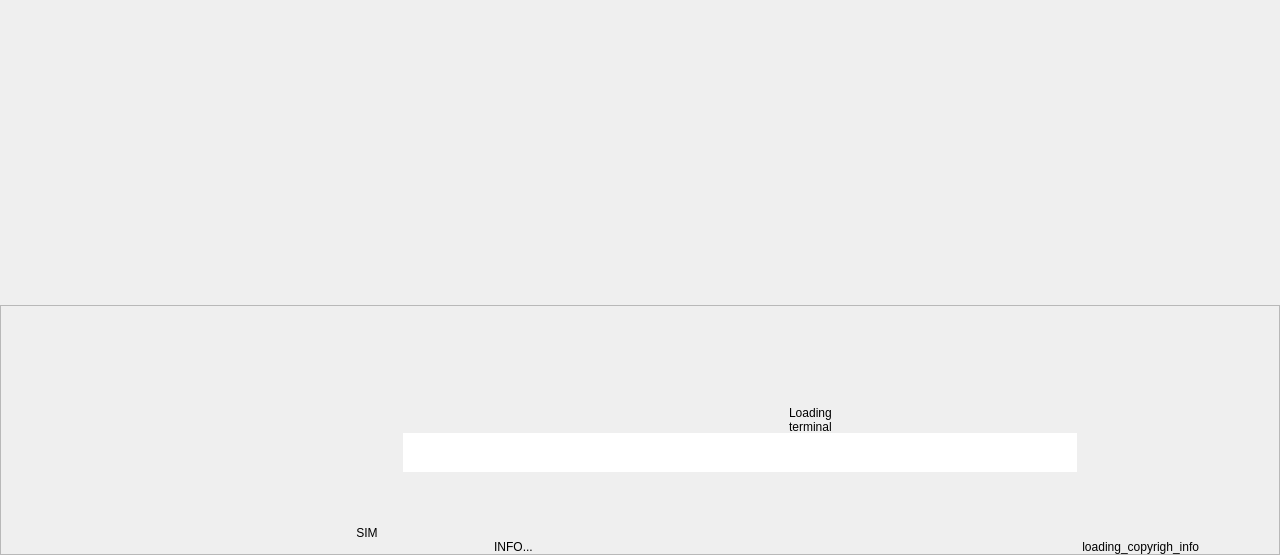
<?xml version="1.0" encoding="UTF-8"?>
<ui version="4.0">
    <class>LoadingGprsForm</class>
    <widget class="QWidget" name="LoadingGprsForm">
        <property name="geometry">
            <rect>
                <x>0</x>
                <y>0</y>
                <width>1280</width>
                <height>555</height>
            </rect>
        </property>
        <property name="windowTitle">
            <string>Form</string>
        </property>
        <layout class="QVBoxLayout" name="verticalLayout_2">
            <property name="margin">
                <number>0</number>
            </property>
            <item>
                <widget class="QWidget" name="w_loadingGprsForm" native="true">
                    <property name="styleSheet">
                        <string notr="true" />
                    </property>
                    <layout class="QVBoxLayout" name="verticalLayout_3" stretch="0,1">
                        <property name="margin">
                            <number>0</number>
                        </property>
                        <item>
                            <spacer name="verticalSpacer_4">
                                <property name="orientation">
                                    <enum>Qt::Vertical</enum>
                                </property>
                                <property name="sizeHint" stdset="0">
                                    <size>
                                        <width>20</width>
                                        <height>40</height>
                                    </size>
                                </property>
                            </spacer>
                        </item>
                        <item>
                            <layout class="QHBoxLayout" name="horizontalLayout_5">
                                <property name="margin">
                                    <number>0</number>
                                </property>
                                <item>
                                    <widget class="QWidget" name="w_searchDevicesForm" native="true">
                                        <property name="styleSheet">
                                            <string notr="true" />
                                        </property>
                                        <layout class="QVBoxLayout" name="verticalLayout_10"
                                            stretch="1,0,0">
                                            <property name="margin">
                                                <number>0</number>
                                            </property>
                                            <item>
                                                <layout class="QHBoxLayout"
                                                    name="horizontalLayout_12">
                                                    <property name="margin">
                                                        <number>4</number>
                                                    </property>
                                                    <item>
                                                        <widget class="QLabel"
                                                            name="loading_devices_logo">
                                                            <property name="minimumSize">
                                                                <size>
                                                                    <width>865</width>
                                                                    <height>277</height>
                                                                </size>
                                                            </property>
                                                            <property name="styleSheet">
                                                                <string notr="true" />
                                                            </property>
                                                            <property name="text">
                                                                <string />
                                                            </property>
                                                        </widget>
                                                    </item>
                                                </layout>
                                            </item>
                                            <item>
                                                <spacer name="verticalSpacer_8">
                                                    <property name="orientation">
                                                        <enum>Qt::Vertical</enum>
                                                    </property>
                                                    <property name="sizeHint" stdset="0">
                                                        <size>
                                                            <width>20</width>
                                                            <height>40</height>
                                                        </size>
                                                    </property>
                                                </spacer>
                                            </item>
                                            <item>
                                                <widget class="QFrame" name="frame_3">
                                                    <property name="minimumSize">
                                                        <size>
                                                            <width>0</width>
                                                            <height>250</height>
                                                        </size>
                                                    </property>
                                                    <property name="maximumSize">
                                                        <size>
                                                            <width>16777215</width>
                                                            <height>250</height>
                                                        </size>
                                                    </property>
                                                    <property name="frameShape">
                                                        <enum>QFrame::StyledPanel</enum>
                                                    </property>
                                                    <property name="frameShadow">
                                                        <enum>QFrame::Raised</enum>
                                                    </property>
                                                    <layout class="QVBoxLayout"
                                                        name="verticalLayout_11">
                                                        <property name="margin">
                                                            <number>0</number>
                                                        </property>
                                                        <item>
                                                            <layout class="QVBoxLayout"
                                                                name="verticalLayout_12">
                                                                <property name="spacing">
                                                                    <number>0</number>
                                                                </property>
                                                                <property name="bottomMargin">
                                                                    <number>0</number>
                                                                </property>
                                                                <item>
                                                                    <layout class="QHBoxLayout"
                                                                        name="horizontalLayout_13">
                                                                        <property name="leftMargin">
                                                                            <number>200</number>
                                                                        </property>
                                                                        <property name="rightMargin">
                                                                            <number>200</number>
                                                                        </property>
                                                                        <item>
                                                                            <widget class="QLabel"
                                                                                name="lblProgress">
                                                                                <property
                                                                                    name="minimumSize">
                                                                                    <size>
                                                                                        <width>0</width>
                                                                                        <height>20</height>
                                                                                    </size>
                                                                                </property>
                                                                                <property
                                                                                    name="text">
                                                                                    <string />
                                                                                </property>
                                                                                <property
                                                                                    name="alignment">
                                                                                    <set>
                                                                                        Qt::AlignCenter</set>
                                                                                </property>
                                                                            </widget>
                                                                        </item>
                                                                    </layout>
                                                                </item>
                                                                <item>
                                                                    <layout class="QVBoxLayout"
                                                                        name="verticalLayout">
                                                                        <property name="spacing">
                                                                            <number>6</number>
                                                                        </property>
                                                                        <property name="topMargin">
                                                                            <number>6</number>
                                                                        </property>
                                                                        <property
                                                                            name="bottomMargin">
                                                                            <number>0</number>
                                                                        </property>
                                                                        <item>
                                                                            <spacer
                                                                                name="verticalSpacer_2">
                                                                                <property
                                                                                    name="orientation">
                                                                                    <enum>
                                                                                        Qt::Vertical</enum>
                                                                                </property>
                                                                                <property
                                                                                    name="sizeHint"
                                                                                    stdset="0">
                                                                                    <size>
                                                                                        <width>20</width>
                                                                                        <height>40</height>
                                                                                    </size>
                                                                                </property>
                                                                            </spacer>
                                                                        </item>
                                                                        <item>
                                                                            <layout
                                                                                class="QHBoxLayout"
                                                                                name="horizontalLayout_3">
                                                                                <property
                                                                                    name="spacing">
                                                                                    <number>8</number>
                                                                                </property>
                                                                                <item>
                                                                                    <spacer
                                                                                        name="horizontalSpacer_4">
                                                                                        <property
                                                                                            name="orientation">
                                                                                            <enum>
                                                                                                Qt::Horizontal</enum>
                                                                                        </property>
                                                                                        <property
                                                                                            name="sizeType">
                                                                                            <enum>
                                                                                                QSizePolicy::Fixed</enum>
                                                                                        </property>
                                                                                        <property
                                                                                            name="sizeHint"
                                                                                            stdset="0">
                                                                                            <size>
                                                                                                <width>
                                                                                                    66</width>
                                                                                                <height>
                                                                                                    20</height>
                                                                                            </size>
                                                                                        </property>
                                                                                    </spacer>
                                                                                </item>
                                                                                <item>
                                                                                    <spacer
                                                                                        name="horizontalSpacer_3">
                                                                                        <property
                                                                                            name="orientation">
                                                                                            <enum>
                                                                                                Qt::Horizontal</enum>
                                                                                        </property>
                                                                                        <property
                                                                                            name="sizeType">
                                                                                            <enum>
                                                                                                QSizePolicy::Fixed</enum>
                                                                                        </property>
                                                                                        <property
                                                                                            name="sizeHint"
                                                                                            stdset="0">
                                                                                            <size>
                                                                                                <width>
                                                                                                    66</width>
                                                                                                <height>
                                                                                                    20</height>
                                                                                            </size>
                                                                                        </property>
                                                                                    </spacer>
                                                                                </item>
                                                                            </layout>
                                                                        </item>
                                                                        <item>
                                                                            <layout
                                                                                class="QHBoxLayout"
                                                                                name="horizontalLayout">
                                                                                <property
                                                                                    name="spacing">
                                                                                    <number>6</number>
                                                                                </property>
                                                                                <property
                                                                                    name="leftMargin">
                                                                                    <number>400</number>
                                                                                </property>
                                                                                <property
                                                                                    name="rightMargin">
                                                                                    <number>200</number>
                                                                                </property>
                                                                                <item>
                                                                                    <layout
                                                                                        class="QVBoxLayout"
                                                                                        name="verticalLayout_4">
                                                                                        <item>
                                                                                            <widget
                                                                                                class="QWidget"
                                                                                                name="divLoadingGprsContent"
                                                                                                native="true">
                                                                                                <property
                                                                                                    name="minimumSize">
                                                                                                    <size>
                                                                                                        <width>
                                                                                                            0</width>
                                                                                                        <height>
                                                                                                            80</height>
                                                                                                    </size>
                                                                                                </property>
                                                                                                <property
                                                                                                    name="maximumSize">
                                                                                                    <size>
                                                                                                        <width>
                                                                                                            16777215</width>
                                                                                                        <height>
                                                                                                            80</height>
                                                                                                    </size>
                                                                                                </property>
                                                                                                <layout
                                                                                                    class="QVBoxLayout"
                                                                                                    name="verticalLayout_5">
                                                                                                    <property
                                                                                                        name="spacing">
                                                                                                        <number>
                                                                                                            2</number>
                                                                                                    </property>
                                                                                                    <property
                                                                                                        name="margin">
                                                                                                        <number>
                                                                                                            2</number>
                                                                                                    </property>
                                                                                                    <item>
                                                                                                        <widget
                                                                                                            class="QLabel"
                                                                                                            name="loading_gprs_info">
                                                                                                            <property
                                                                                                                name="text">
                                                                                                                <string>
                                                                                                                    Loading
                                                                                                                    terminal
                                                                                                                    interfaces..</string>
                                                                                                            </property>
                                                                                                        </widget>
                                                                                                    </item>
                                                                                                    <item>
                                                                                                        <widget
                                                                                                            class="QTextBrowser"
                                                                                                            name="lblcommentInfoGprs">
                                                                                                            <property
                                                                                                                name="minimumSize">
                                                                                                                <size>
                                                                                                                    <width>
                                                                                                                        0</width>
                                                                                                                    <height>
                                                                                                                        40</height>
                                                                                                                </size>
                                                                                                            </property>
                                                                                                            <property
                                                                                                                name="styleSheet">
                                                                                                                <string
                                                                                                                    notr="true" />
                                                                                                            </property>
                                                                                                            <property
                                                                                                                name="frameShape">
                                                                                                                <enum>
                                                                                                                    QFrame::NoFrame</enum>
                                                                                                            </property>
                                                                                                            <property
                                                                                                                name="frameShadow">
                                                                                                                <enum>
                                                                                                                    QFrame::Raised</enum>
                                                                                                            </property>
                                                                                                            <property
                                                                                                                name="verticalScrollBarPolicy">
                                                                                                                <enum>
                                                                                                                    Qt::ScrollBarAlwaysOff</enum>
                                                                                                            </property>
                                                                                                            <property
                                                                                                                name="horizontalScrollBarPolicy">
                                                                                                                <enum>
                                                                                                                    Qt::ScrollBarAlwaysOff</enum>
                                                                                                            </property>
                                                                                                        </widget>
                                                                                                    </item>
                                                                                                </layout>
                                                                                            </widget>
                                                                                        </item>
                                                                                    </layout>
                                                                                </item>
                                                                            </layout>
                                                                        </item>
                                                                    </layout>
                                                                </item>
                                                                <item>
                                                                    <spacer name="verticalSpacer_9">
                                                                        <property name="orientation">
                                                                            <enum>Qt::Vertical</enum>
                                                                        </property>
                                                                        <property name="sizeHint"
                                                                            stdset="0">
                                                                            <size>
                                                                                <width>20</width>
                                                                                <height>40</height>
                                                                            </size>
                                                                        </property>
                                                                    </spacer>
                                                                </item>
                                                                <item>
                                                                    <layout class="QHBoxLayout"
                                                                        name="horizontalLayout_18">
                                                                        <property name="leftMargin">
                                                                            <number>200</number>
                                                                        </property>
                                                                        <property name="topMargin">
                                                                            <number>0</number>
                                                                        </property>
                                                                        <item>
                                                                            <widget class="QLabel"
                                                                                name="loading_sim_info">
                                                                                <property
                                                                                    name="text">
                                                                                    <string>SIM
                                                                                        INFO...</string>
                                                                                </property>
                                                                                <property
                                                                                    name="alignment">
                                                                                    <set>
                                                                                        Qt::AlignCenter</set>
                                                                                </property>
                                                                            </widget>
                                                                        </item>
                                                                        <item>
                                                                            <spacer
                                                                                name="horizontalSpacer_6">
                                                                                <property
                                                                                    name="orientation">
                                                                                    <enum>
                                                                                        Qt::Horizontal</enum>
                                                                                </property>
                                                                                <property
                                                                                    name="sizeHint"
                                                                                    stdset="0">
                                                                                    <size>
                                                                                        <width>40</width>
                                                                                        <height>20</height>
                                                                                    </size>
                                                                                </property>
                                                                            </spacer>
                                                                        </item>
                                                                        <item>
                                                                            <widget class="QLabel"
                                                                                name="loading_copyrigh_info">
                                                                                <property
                                                                                    name="layoutDirection">
                                                                                    <enum>
                                                                                        Qt::LeftToRight</enum>
                                                                                </property>
                                                                                <property
                                                                                    name="text">
                                                                                    <string>
                                                                                        loading_copyrigh_info</string>
                                                                                </property>
                                                                                <property
                                                                                    name="alignment">
                                                                                    <set>
                                                                                        Qt::AlignRight|Qt::AlignTrailing|Qt::AlignVCenter</set>
                                                                                </property>
                                                                                <property
                                                                                    name="indent">
                                                                                    <number>80</number>
                                                                                </property>
                                                                            </widget>
                                                                        </item>
                                                                    </layout>
                                                                </item>
                                                                <item>
                                                                    <spacer name="verticalSpacer_10">
                                                                        <property name="orientation">
                                                                            <enum>Qt::Vertical</enum>
                                                                        </property>
                                                                        <property name="sizeType">
                                                                            <enum>QSizePolicy::Fixed</enum>
                                                                        </property>
                                                                        <property name="sizeHint"
                                                                            stdset="0">
                                                                            <size>
                                                                                <width>20</width>
                                                                                <height>0</height>
                                                                            </size>
                                                                        </property>
                                                                    </spacer>
                                                                </item>
                                                            </layout>
                                                        </item>
                                                    </layout>
                                                </widget>
                                            </item>
                                        </layout>
                                    </widget>
                                </item>
                            </layout>
                        </item>
                    </layout>
                </widget>
            </item>
        </layout>
    </widget>
    <resources />
    <connections />
</ui>
